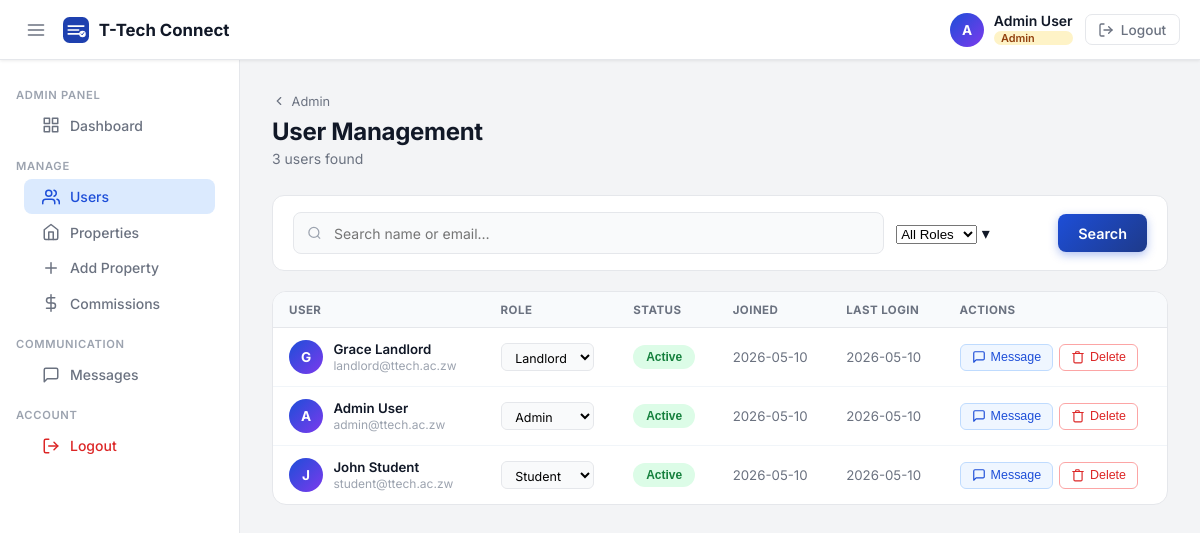
/admin/users (signed in), run on an earlier commit of the app's database.
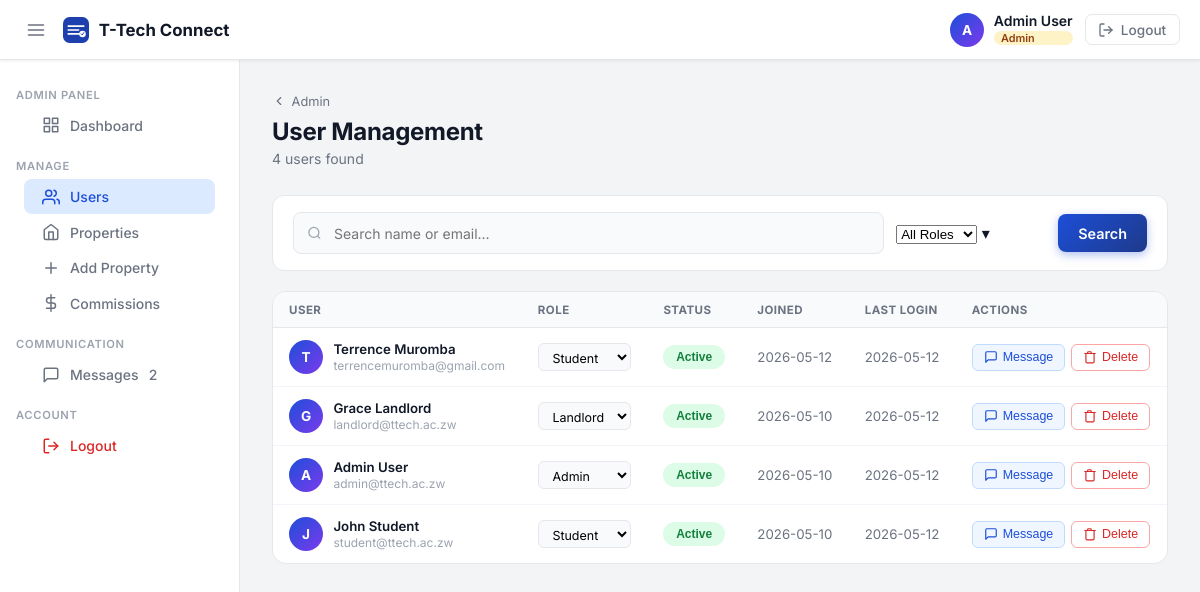
And on a later commit of the database.
### tables this page shows
CREATE TABLE users (
                id INTEGER PRIMARY KEY AUTOINCREMENT,
                full_name TEXT NOT NULL,
                email TEXT UNIQUE NOT NULL,
                password_hash TEXT NOT NULL,
                role TEXT DEFAULT 'student',
                is_active INTEGER DEFAULT 1,
                created_at TIMESTAMP DEFAULT CURRENT_TIMESTAMP,
                last_login TIMESTAMP
            , phone TEXT, last_seen TIMESTAMP);

### Backend/app.py (the view)
@app.route('/admin/users')
@admin_required
def admin_users():
    q           = request.args.get('q', '').strip()
    role_filter = request.args.get('role', '').strip()
    filters, params = [], []
    if q:
        filters.append("(full_name LIKE ? OR email LIKE ?)")
        params += [f'%{q}%', f'%{q}%']
    if role_filter:
        filters.append("role=?")
        params.append(role_filter)
    where = ('WHERE ' + ' AND '.join(filters)) if filters else ''
    with get_db() as conn:
        users = conn.execute(
            f"SELECT id,full_name,email,role,is_active,phone,created_at,last_login "
            f"FROM users {where} ORDER BY created_at DESC", params
        ).fetchall()
    return render_template('admin_users.html', users=users,
                           q=q, role_filter=role_filter, **_admin_common())

### Backend/app.py (called while the page is built)
def get_db():
    os.makedirs(os.path.dirname(DB_PATH), exist_ok=True)
    conn = sqlite3.connect(DB_PATH)
    conn.row_factory = sqlite3.Row
    return conn

def admin_required(f):
    @wraps(f)
    def decorated(*args, **kwargs):
        if 'user_id' not in session:
            return redirect(url_for('login'))
        if session.get('user_role') != 'admin':
            flash('Admin access required.', 'error')
            return redirect(url_for('dashboard'))
        return f(*args, **kwargs)
    return decorated

def get_unread_count(user_id):
    with get_db() as conn:
        row = conn.execute("""
            SELECT COUNT(*) as cnt FROM messages m
            JOIN conversation_members cm
                ON m.conversation_id = cm.conversation_id AND cm.user_id = ?
            WHERE m.sender_id != ?
              AND (m.sent_at > cm.last_read_at OR cm.last_read_at IS NULL)
              AND m.is_deleted = 0
        """, (user_id, user_id)).fetchone()
        return row['cnt'] if row else 0

def _admin_common():
    return dict(user_name=session.get('user_name'), user_role=session.get('user_role'),
                unread_count=get_unread_count(session['user_id']))

### Frontend/templates/admin_users.html (shortened to what the changed rows need)
<!DOCTYPE html>
<html lang="en">
<head>
  <link rel="stylesheet" href="{{ url_for('static', filename='css/landlord.css') }}" />
  <link rel="stylesheet" href="{{ url_for('static', filename='css/admin.css') }}" />
</head>
<body>
{% include '_topbar.html' %}
<div class="layout">
  {% include '_sidebar.html' %}
  <main class="page-main">
    <div class="page-header">
      <div>
        <a href="/admin" class="back-crumb">
          <svg width="14" height="14" viewBox="0 0 24 24" fill="none" stroke="currentColor" stroke-width="2" stroke-linecap="round"><polyline points="15 18 9 12 15 6"/></svg>
          Admin
        </a>
        <h1 class="page-title">User Management</h1>
        <p class="page-sub">{{ users|length }} user{{ 's' if users|length != 1 }} found</p>
      </div>
    </div>
    <div class="admin-panel">
      <table class="admin-table">
        <thead>
          <tr>
            <th>User</th>
            <th>Role</th>
            <th>Status</th>
            <th>Joined</th>
            <th>Last Login</th>
            <th>Actions</th>
          </tr>
        </thead>
        <tbody>
          {% for u in users %}
          <tr id="user-row-{{ u.id }}">
            <td>
              <div class="user-cell">
                <div class="user-cell-avatar">{{ u.full_name[0].upper() }}</div>
                <div>
                  <div class="cell-main">{{ u.full_name }}</div>
                  <div class="cell-sub">{{ u.email }}</div>
                </div>
              </div>
            </td>
            <td>
              <select class="role-select" data-uid="{{ u.id }}" onchange="setRole(this)">
                <option value="student"  {{ 'selected' if u.role == 'student' }}>Student</option>
                <option value="landlord" {{ 'selected' if u.role == 'landlord' }}>Landlord</option>
                <option value="admin"    {{ 'selected' if u.role == 'admin' }}>Admin</option>
              </select>
            </td>
            <td>
              <button class="toggle-btn {{ 'toggle-active' if u.is_active else 'toggle-inactive' }}"
                      id="toggle-{{ u.id }}" data-uid="{{ u.id }}" data-active="{{ u.is_active }}"
                      onclick="toggleUser({{ u.id }})">
                {{ 'Active' if u.is_active else 'Inactive' }}
              </button>
            </td>
            <td class="cell-muted">{{ u.created_at[:10] if u.created_at else '—' }}</td>
            <td class="cell-muted">{{ u.last_login[:10] if u.last_login else 'Never' }}</td>
            <td>
              <div class="action-group">
                <button class="btn-action btn-view" onclick="messageUser({{ u.id }})" title="Send Message">
                  <svg width="14" height="14" viewBox="0 0 24 24" fill="none" stroke="currentColor" stroke-width="2" stroke-linecap="round" stroke-linejoin="round"><path d="M21 15a2 2 0 0 1-2 2H7l-4 4V5a2 2 0 0 1 2-2h14a2 2 0 0 1 2 2z"/></svg>
                  Message
                </button>
                <button class="btn-action btn-delete" onclick="deleteUser({{ u.id }}, '{{ u.full_name|e }}')" title="Delete">
                  <svg width="14" height="14" viewBox="0 0 24 24" fill="none" stroke="currentColor" stroke-width="2" stroke-linecap="round" stroke-linejoin="round"><polyline points="3 6 5 6 21 6"/><path d="M19 6v14a2 2 0 0 1-2 2H7a2 2 0 0 1-2-2V6m3 0V4a1 1 0 0 1 1-1h4a1 1 0 0 1 1 1v2"/></svg>
                  Delete
                </button>
              </div>
            </td>
          </tr>
          {% else %}
          <tr><td colspan="6" class="cell-empty">No users match your search.</td></tr>
          {% endfor %}
        </tbody>
      </table>
    </div>
  </main>
</div>
</body>
</html>

### Frontend/templates/_topbar.html (shortened to what this page needs)
<header class="topbar">
  <div class="topbar-left">
    <button class="sidebar-toggle" id="sidebar-toggle" aria-label="Toggle sidebar">
      <svg width="20" height="20" viewBox="0 0 24 24" fill="none" stroke="currentColor" stroke-width="2" stroke-linecap="round"><line x1="3" y1="6" x2="21" y2="6"/><line x1="3" y1="12" x2="21" y2="12"/><line x1="3" y1="18" x2="21" y2="18"/></svg>
    </button>
    <a href="{% if user_role == 'admin' %}/admin{% elif user_role == 'landlord' %}/landlord{% else %}/dashboard{% endif %}" class="logo-wrap">
      <div class="logo-icon">
      </div>
      <span class="logo-text">T-Tech Connect</span>
    </a>
  </div>
  <div class="topbar-right">
    <div class="user-pill">
      <div class="user-avatar">{{ user_name[0].upper() if user_name else 'L' }}</div>
      <div class="user-info">
        <span class="user-name-text">{{ user_name }}</span>
        <span class="role-badge role-{{ user_role }}">{{ user_role|title }}</span>
      </div>
    </div>
    <a href="/logout" class="btn-logout" title="Logout">
      <svg width="16" height="16" viewBox="0 0 24 24" fill="none" stroke="currentColor" stroke-width="2" stroke-linecap="round" stroke-linejoin="round">
        <path d="M9 21H5a2 2 0 0 1-2-2V5a2 2 0 0 1 2-2h4"/>
        <polyline points="16 17 21 12 16 7"/>
        <line x1="21" y1="12" x2="9" y2="12"/>
      </svg>
      <span class="logout-label">Logout</span>
    </a>
  </div>
</header>

What changed in the data, as far as the page shows it:
changed users "Admin User": last_login "2026-05-10" → "2026-05-12"
added users: full_name "T", full_name "Terrence Muromba", email "terrencemuromba@gmail.com", id "Student", is_active "Active", created_at "2026-05-12", last_login "2026-05-12"
changed users "Grace Landlord": last_login "2026-05-10" → "2026-05-12"
changed users "John Student": last_login "2026-05-10" → "2026-05-12"
Also different on the page:
{{ unread_count or '' }}: (not shown) → "2"
{{ users|length }}: "3" → "4"
